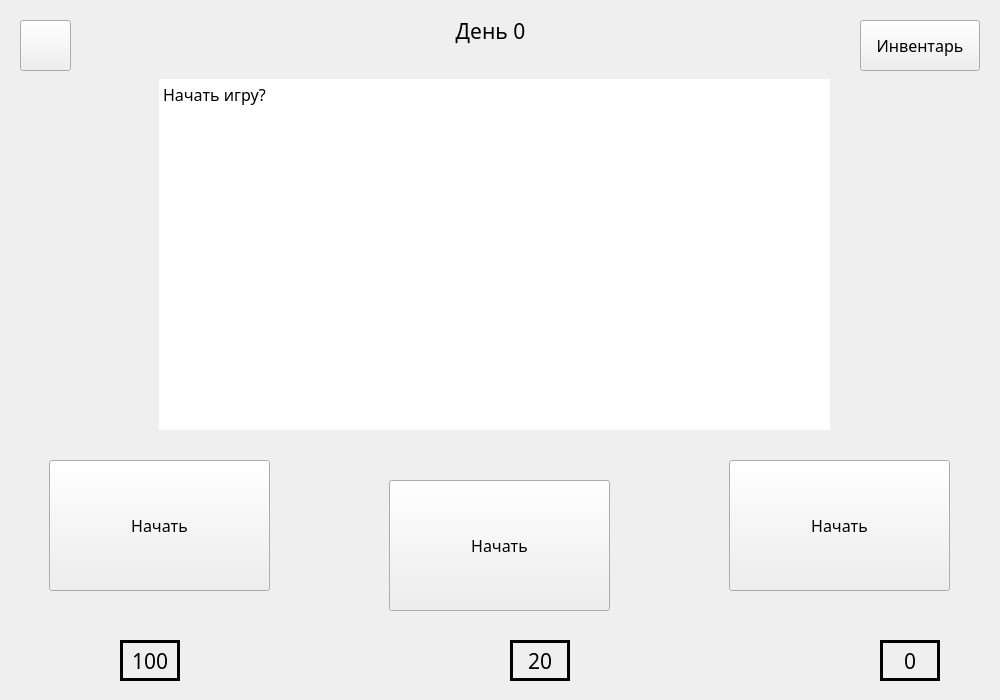
<?xml version="1.0" encoding="UTF-8"?>
<ui version="4.0">
 <class>MainWindow</class>
 <widget class="QMainWindow" name="MainWindow">
  <property name="geometry">
   <rect>
    <x>0</x>
    <y>0</y>
    <width>1000</width>
    <height>700</height>
   </rect>
  </property>
  <property name="minimumSize">
   <size>
    <width>1000</width>
    <height>700</height>
   </size>
  </property>
  <property name="maximumSize">
   <size>
    <width>1000</width>
    <height>700</height>
   </size>
  </property>
  <property name="font">
   <font>
    <family>Bahnschrift</family>
   </font>
  </property>
  <property name="windowTitle">
   <string>Igra 0</string>
  </property>
  <widget class="QWidget" name="centralwidget">
   <widget class="QTextEdit" name="mainQuestion">
    <property name="geometry">
     <rect>
      <x>159</x>
      <y>79</y>
      <width>671</width>
      <height>351</height>
     </rect>
    </property>
    <property name="font">
     <font>
      <family>Bahnschrift</family>
      <pointsize>12</pointsize>
     </font>
    </property>
    <property name="frameShape">
     <enum>QFrame::NoFrame</enum>
    </property>
    <property name="readOnly">
     <bool>true</bool>
    </property>
    <property name="html">
     <string>&lt;!DOCTYPE HTML PUBLIC &quot;-//W3C//DTD HTML 4.0//EN&quot; &quot;http://www.w3.org/TR/REC-html40/strict.dtd&quot;&gt;
&lt;html&gt;&lt;head&gt;&lt;meta name=&quot;qrichtext&quot; content=&quot;1&quot; /&gt;&lt;style type=&quot;text/css&quot;&gt;
p, li { white-space: pre-wrap; }
&lt;/style&gt;&lt;/head&gt;&lt;body style=&quot; font-family:'Bahnschrift','Bahnschrift'; font-size:12pt; font-weight:400; font-style:normal;&quot;&gt;
&lt;p style=&quot; margin-top:0px; margin-bottom:0px; margin-left:0px; margin-right:0px; -qt-block-indent:0; text-indent:0px;&quot;&gt;&lt;span style=&quot; font-family:'Bahnschrift';&quot;&gt;Начать игру?&lt;/span&gt;&lt;/p&gt;&lt;/body&gt;&lt;/html&gt;</string>
    </property>
   </widget>
   <widget class="QPushButton" name="leftAnswer">
    <property name="geometry">
     <rect>
      <x>49</x>
      <y>460</y>
      <width>221</width>
      <height>131</height>
     </rect>
    </property>
    <property name="font">
     <font>
      <family>Bahnschrift</family>
      <pointsize>12</pointsize>
     </font>
    </property>
    <property name="text">
     <string>Начать</string>
    </property>
   </widget>
   <widget class="QPushButton" name="centralAnswer">
    <property name="geometry">
     <rect>
      <x>389</x>
      <y>480</y>
      <width>221</width>
      <height>131</height>
     </rect>
    </property>
    <property name="font">
     <font>
      <family>Bahnschrift</family>
      <pointsize>12</pointsize>
     </font>
    </property>
    <property name="text">
     <string>Начать</string>
    </property>
   </widget>
   <widget class="QPushButton" name="rightAnswer">
    <property name="geometry">
     <rect>
      <x>729</x>
      <y>460</y>
      <width>221</width>
      <height>131</height>
     </rect>
    </property>
    <property name="font">
     <font>
      <family>Bahnschrift</family>
      <pointsize>12</pointsize>
     </font>
    </property>
    <property name="text">
     <string>Начать</string>
    </property>
   </widget>
   <widget class="QLabel" name="number3">
    <property name="geometry">
     <rect>
      <x>880</x>
      <y>640</y>
      <width>60</width>
      <height>41</height>
     </rect>
    </property>
    <property name="font">
     <font>
      <family>Bahnschrift</family>
      <pointsize>16</pointsize>
     </font>
    </property>
    <property name="frameShape">
     <enum>QFrame::Box</enum>
    </property>
    <property name="frameShadow">
     <enum>QFrame::Plain</enum>
    </property>
    <property name="lineWidth">
     <number>3</number>
    </property>
    <property name="text">
     <string>0</string>
    </property>
    <property name="alignment">
     <set>Qt::AlignCenter</set>
    </property>
   </widget>
   <widget class="QLabel" name="number2">
    <property name="geometry">
     <rect>
      <x>510</x>
      <y>640</y>
      <width>60</width>
      <height>41</height>
     </rect>
    </property>
    <property name="font">
     <font>
      <family>Bahnschrift</family>
      <pointsize>16</pointsize>
     </font>
    </property>
    <property name="frameShape">
     <enum>QFrame::Box</enum>
    </property>
    <property name="frameShadow">
     <enum>QFrame::Plain</enum>
    </property>
    <property name="lineWidth">
     <number>3</number>
    </property>
    <property name="text">
     <string>20</string>
    </property>
    <property name="alignment">
     <set>Qt::AlignCenter</set>
    </property>
   </widget>
   <widget class="QLabel" name="number1">
    <property name="geometry">
     <rect>
      <x>120</x>
      <y>640</y>
      <width>60</width>
      <height>41</height>
     </rect>
    </property>
    <property name="font">
     <font>
      <family>Bahnschrift</family>
      <pointsize>16</pointsize>
     </font>
    </property>
    <property name="frameShape">
     <enum>QFrame::Box</enum>
    </property>
    <property name="frameShadow">
     <enum>QFrame::Plain</enum>
    </property>
    <property name="lineWidth">
     <number>3</number>
    </property>
    <property name="text">
     <string>100</string>
    </property>
    <property name="alignment">
     <set>Qt::AlignCenter</set>
    </property>
   </widget>
   <widget class="QLabel" name="icon1">
    <property name="geometry">
     <rect>
      <x>50</x>
      <y>635</y>
      <width>71</width>
      <height>60</height>
     </rect>
    </property>
    <property name="text">
     <string/>
    </property>
    <property name="pixmap">
     <pixmap>картинки/чббургер60.png</pixmap>
    </property>
    <property name="alignment">
     <set>Qt::AlignCenter</set>
    </property>
   </widget>
   <widget class="QLabel" name="icon2">
    <property name="geometry">
     <rect>
      <x>430</x>
      <y>635</y>
      <width>70</width>
      <height>61</height>
     </rect>
    </property>
    <property name="text">
     <string/>
    </property>
    <property name="pixmap">
     <pixmap>картинки/чблюди60.png</pixmap>
    </property>
    <property name="alignment">
     <set>Qt::AlignCenter</set>
    </property>
   </widget>
   <widget class="QLabel" name="icon3">
    <property name="geometry">
     <rect>
      <x>810</x>
      <y>635</y>
      <width>71</width>
      <height>61</height>
     </rect>
    </property>
    <property name="text">
     <string/>
    </property>
    <property name="pixmap">
     <pixmap>картинки/чбденьги60.png</pixmap>
    </property>
    <property name="alignment">
     <set>Qt::AlignCenter</set>
    </property>
   </widget>
   <widget class="QPushButton" name="menuButton">
    <property name="geometry">
     <rect>
      <x>20</x>
      <y>20</y>
      <width>51</width>
      <height>51</height>
     </rect>
    </property>
    <property name="text">
     <string/>
    </property>
    <property name="icon">
     <iconset>
      <normaloff>картинки/меню60.png</normaloff>картинки/меню60.png</iconset>
    </property>
    <property name="iconSize">
     <size>
      <width>41</width>
      <height>41</height>
     </size>
    </property>
   </widget>
   <widget class="QLabel" name="currentDay">
    <property name="geometry">
     <rect>
      <x>380</x>
      <y>10</y>
      <width>221</width>
      <height>41</height>
     </rect>
    </property>
    <property name="font">
     <font>
      <family>Bahnschrift</family>
      <pointsize>16</pointsize>
     </font>
    </property>
    <property name="text">
     <string>День 0</string>
    </property>
    <property name="alignment">
     <set>Qt::AlignCenter</set>
    </property>
   </widget>
   <widget class="QPushButton" name="inventoryButton">
    <property name="geometry">
     <rect>
      <x>860</x>
      <y>20</y>
      <width>120</width>
      <height>51</height>
     </rect>
    </property>
    <property name="font">
     <font>
      <family>Bahnschrift</family>
      <pointsize>12</pointsize>
     </font>
    </property>
    <property name="text">
     <string>Инвентарь</string>
    </property>
   </widget>
  </widget>
 </widget>
 <resources/>
 <connections/>
</ui>
